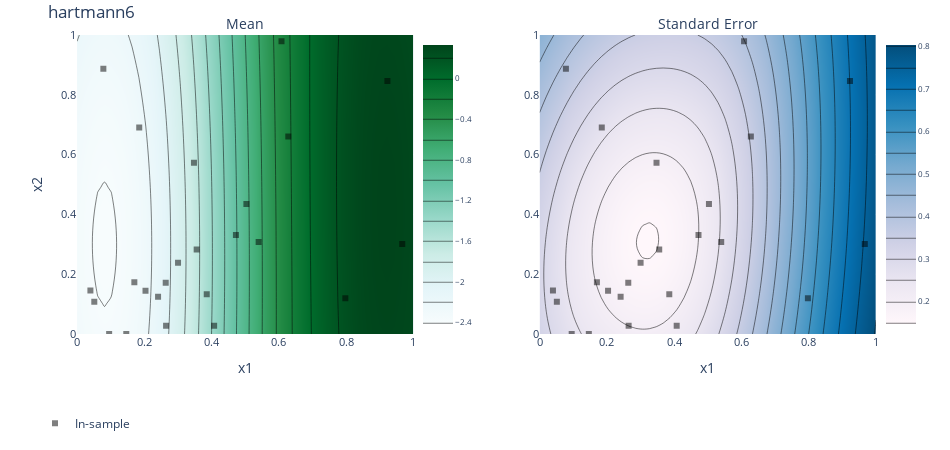

Write notebook code for a chart like this one.
### Code cell
render(ax_client.get_contour_plot())
